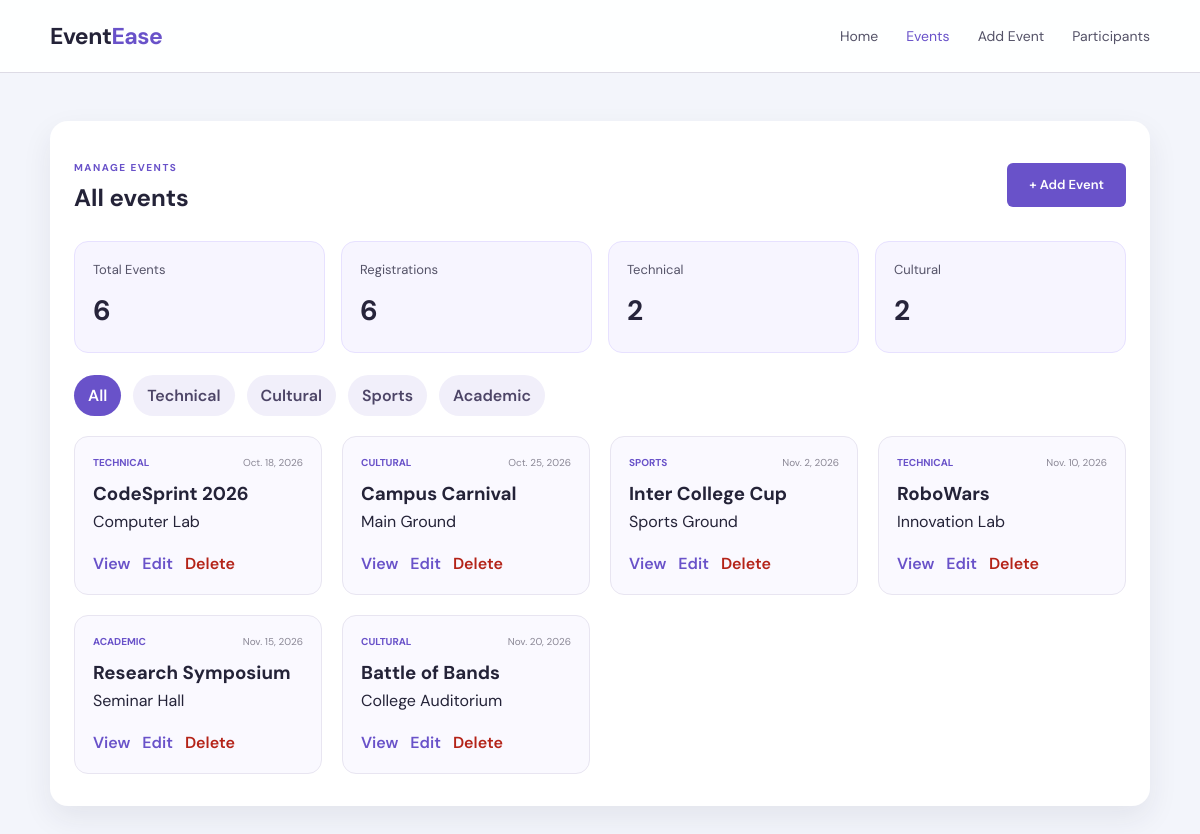
Screenshot of /events/ with the database file from the repository.
### events/models.py (models this page shows, shortened)
class Event(models.Model):
    CATEGORY_CHOICES = [
        ('technical', 'Technical'),
        ('cultural', 'Cultural'),
        ('sports', 'Sports'),
        ('academic', 'Academic'),
    ]
    title = models.CharField(max_length=200)
    category = models.CharField(max_length=20, choices=CATEGORY_CHOICES)
    date = models.DateField()
    venue = models.CharField(max_length=200)
    description = models.TextField()
    image_label = models.CharField(max_length=50, blank=True)
    is_active = models.BooleanField(default=True)
    created_at = models.DateTimeField(auto_now_add=True)
    class Meta:
        ordering = ['date']

### events/views.py (the view)
# urls.py: path('events/', event_list, name='event_list'),
def event_list(request):
    selected_category = request.GET.get('category', 'all')
    events = Event.objects.filter(is_active=True).order_by('date')
    if selected_category != 'all':
        events = events.filter(category=selected_category)
    total_events = Event.objects.filter(is_active=True).count()
    total_registrations = Registration.objects.count()
    category_breakdown = {
        key: Event.objects.filter(is_active=True, category=key).count()
        for key, _ in Event.CATEGORY_CHOICES
    }
    return render(request, 'events/event_list.html', {
        'events': events,
        'selected_category': selected_category,
        'total_events': total_events,
        'total_registrations': total_registrations,
        'category_breakdown': category_breakdown,
    })

### events/templates/events/event_list.html
{% extends 'events/base.html' %}
{% block content %}
<section class="dashboard-section">
    <div class="page-header">
        <div>
            <span class="section-label">MANAGE EVENTS</span>
            <h2>All events</h2>
        </div>
        <a class="main-btn" href="{% url 'event_create' %}">+ Add Event</a>
    </div>
    <div class="summary-grid">
        <div class="summary-card">
            <span>Total Events</span>
            <strong>{{ total_events }}</strong>
        </div>
        <div class="summary-card">
            <span>Registrations</span>
            <strong>{{ total_registrations }}</strong>
        </div>
        <div class="summary-card">
            <span>Technical</span>
            <strong>{{ category_breakdown.technical }}</strong>
        </div>
        <div class="summary-card">
            <span>Cultural</span>
            <strong>{{ category_breakdown.cultural }}</strong>
        </div>
    </div>
    <div class="filter-row">
        <a href="{% url 'event_list' %}?category=all" class="filter-pill {% if selected_category == 'all' %}active{% endif %}">All</a>
        <a href="{% url 'event_list' %}?category=technical" class="filter-pill {% if selected_category == 'technical' %}active{% endif %}">Technical</a>
        <a href="{% url 'event_list' %}?category=cultural" class="filter-pill {% if selected_category == 'cultural' %}active{% endif %}">Cultural</a>
        <a href="{% url 'event_list' %}?category=sports" class="filter-pill {% if selected_category == 'sports' %}active{% endif %}">Sports</a>
        <a href="{% url 'event_list' %}?category=academic" class="filter-pill {% if selected_category == 'academic' %}active{% endif %}">Academic</a>
    </div>
    <div class="event-admin-grid">
        {% for event in events %}
        <article class="admin-card">
            <div class="event-top">
                <span class="category">{{ event.get_category_display }}</span>
                <span>{{ event.date }}</span>
            </div>
            <h3>{{ event.title }}</h3>
            <p>{{ event.venue }}</p>
            <div class="admin-actions">
                <a href="{% url 'event_detail' event.pk %}">View</a>
                <a href="{% url 'event_update' event.pk %}">Edit</a>
                <a href="{% url 'event_delete' event.pk %}" class="danger">Delete</a>
            </div>
        </article>
        {% empty %}
        <p>No events found.</p>
        {% endfor %}
    </div>
</section>
{% endblock %}

### events/templates/events/base.html (shortened to what this page needs)
{% load static %}
<!DOCTYPE html>
<html lang="en">
<head>
    <link rel="stylesheet" href="{% static 'events/style.css' %}">
</head>
<body class="admin-body">
<header>
    <nav class="navbar">
        <div class="logo">Event<span>Ease</span></div>
        <ul class="nav-links">
            <li><a href="{% url 'home' %}">Home</a></li>
            <li><a href="{% url 'event_list' %}" class="active">Events</a></li>
            <li><a href="{% url 'event_create' %}">Add Event</a></li>
            <li><a href="{% url 'registrations_list' %}">Participants</a></li>
        </ul>
    </nav>
</header>
<main>
    {% block content %}{% endblock %}
</main>
</body>
</html>

### events/static/events/style.css (style rules this page uses)
* { margin: 0; padding: 0; box-sizing: border-box; }
html { scroll-behavior: smooth; scroll-padding-top: 75px; }
body { font-family: "DM Sans", sans-serif; color: #242338; background: rgb(207, 239, 237); line-height: 1.6; }
.admin-body { background: #f3f5fb; }
.dashboard-section { max-width: 1100px; margin: 48px auto; padding: 32px 24px; background: #fff; border-radius: 18px; box-shadow: 0 12px 30px rgba(39, 36, 59, 0.08); }
.page-header { display: flex; justify-content: space-between; align-items: center; gap: 20px; margin-bottom: 24px; }
.event-admin-grid { display: grid; grid-template-columns: repeat(auto-fit, minmax(240px, 1fr)); gap: 20px; }
.admin-card { border: 1px solid #e8e5f1; border-radius: 14px; padding: 18px; background: #faf9ff; }
.admin-actions { display: flex; gap: 12px; margin-top: 16px; flex-wrap: wrap; }
.admin-actions a { color: #6952c9; font-weight: 600; }
.admin-actions a.danger, .danger-btn { color: #b42318; }
.summary-grid { display: grid; grid-template-columns: repeat(auto-fit, minmax(180px, 1fr)); gap: 16px; margin-bottom: 22px; }
.summary-card { background: #f7f5ff; border: 1px solid #e7e1ff; border-radius: 14px; padding: 18px; }
.summary-card span { display: block; color: #555368; font-size: 13px; }
.summary-card strong { display: block; margin-top: 8px; font-size: 28px; color: #27243b; }
.filter-row { display: flex; flex-wrap: wrap; gap: 12px; margin-bottom: 20px; }
.filter-pill { padding: 8px 14px; border-radius: 999px; background: #f1effa; color: #4d4567; font-weight: 600; }
.filter-pill.active { background: #6952c9; color: white; }
a { text-decoration: none; color: inherit; }
header { position: sticky; top: 0; z-index: 1000; background: rgba(255, 255, 255, 0.96); border-bottom: 1px solid #dddbe5; }
.navbar { max-width: 1150px; height: 72px; margin: auto; padding: 0 25px; display: flex; align-items: center; justify-content: space-between; }
.logo { font-size: 23px; font-weight: 700; letter-spacing: -0.5px; }
.logo span { color: #6952c9; }
.nav-links { list-style: none; display: flex; align-items: center; gap: 28px; }
.nav-links a { font-size: 14px; color: #555368; transition: 0.2s; }
.nav-links a:hover, .nav-links a.active { color: #6952c9; }
.main-btn { background: #6952c9; color: white; padding: 12px 22px; border-radius: 6px; font-size: 13px; font-weight: 600; transition: 0.2s; }
.section-title > div > span, .section-label { color: #6952c9; font-size: 10px; font-weight: 700; letter-spacing: 1.5px; }
.event-top { display: flex; justify-content: space-between; color: #8a8795; font-size: 10px; margin-bottom: 8px; }
.category { color: #6952c9; font-weight: 700; text-transform: uppercase; }

### rows the page displays
Event: category "TECHNICAL", date "Oct. 18, 2026", title "CodeSprint 2026", venue "Computer Lab"
Event: category "CULTURAL", date "Oct. 25, 2026", title "Campus Carnival", venue "Main Ground"
Event: category "SPORTS", date "Nov. 2, 2026", title "Inter College Cup", venue "Sports Ground"
Event: category "TECHNICAL", date "Nov. 10, 2026", title "RoboWars", venue "Innovation Lab"
Event: category "ACADEMIC", date "Nov. 15, 2026", title "Research Symposium", venue "Seminar Hall"
Event: category "CULTURAL", date "Nov. 20, 2026", title "Battle of Bands", venue "College Auditorium"

### other values shown
{{ total_events }} "6"
{{ total_registrations }} "6"
{{ category_breakdown.technical }} "2"
{{ category_breakdown.cultural }} "2"
